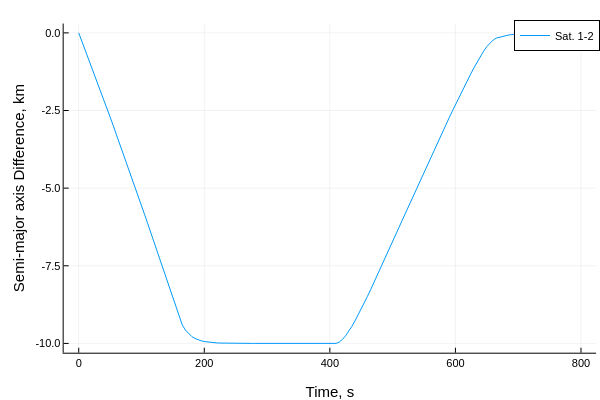

Notebook source saved alongside this figure:
### Code cell
plot(thist[1:end],a_mks*Δahist[1:end,1], label=permutedims(mylabel))
plot!(xlabel="Time, s", ylabel = "Semi-major axis Difference, km")

### Figure 1 — Plotly figure (JSON) as saved in the notebook; plotly's stock layout.template omitted (floating-point values rounded to 4 significant figures; data arrays with more than 128 entries replaced by an {"elided": "..."} marker saying what was removed)
{"data": [{"colorbar": {"title": ""}, "legendgroup": "Sat. 1-2", "line": {"color": "rgba(0, 154, 250, 1.000)", "dash": "solid", "shape": "linear", "width": 1}, "mode": "lines", "name": "Sat. 1-2", "showlegend": true, "type": "scatter", "x": {"elided": "161 int values"}, "xaxis": "x", "y": {"elided": "161 float values"}, "yaxis": "y", "zmax": null, "zmin": null}], "layout": {"annotations": [], "height": 400, "legend": {"bgcolor": "rgba(255, 255, 255, 1.000)", "bordercolor": "rgba(0, 0, 0, 1.000)", "borderwidth": 1, "font": {"color": "rgba(0, 0, 0, 1.000)", "family": "sans-serif", "size": 11}, "title": {"font": {"color": "rgba(0, 0, 0, 1.000)", "family": "sans-serif", "size": 15}, "text": ""}, "tracegroupgap": 0, "traceorder": "normal", "x": 1, "xanchor": "auto", "y": 1, "yanchor": "auto"}, "margin": {"b": 20, "l": 0, "r": 0, "t": 20}, "paper_bgcolor": "rgba(255, 255, 255, 1.000)", "plot_bgcolor": "rgba(255, 255, 255, 1.000)", "showlegend": true, "width": 600, "xaxis": {"anchor": "y", "domain": [0.1061, 0.9934], "gridcolor": "rgba(0, 0, 0, 0.100)", "gridwidth": 0.5, "linecolor": "rgba(0, 0, 0, 1.000)", "mirror": false, "range": [-24, 824], "showgrid": true, "showline": true, "showticklabels": true, "tickangle": 0, "tickcolor": "rgb(0, 0, 0)", "tickfont": {"color": "rgba(0, 0, 0, 1.000)", "family": "sans-serif", "size": 11}, "tickmode": "array", "ticks": "inside", "ticktext": ["0", "200", "400", "600", "800"], "tickvals": [0, 200, 400, 600, 800], "title": "Time, s", "titlefont": {"color": "rgba(0, 0, 0, 1.000)", "family": "sans-serif", "size": 15}, "type": "-", "visible": true, "zeroline": false, "zerolinecolor": "rgba(0, 0, 0, 1.000)"}, "yaxis": {"anchor": "x", "domain": [0.07581, 0.9902], "gridcolor": "rgba(0, 0, 0, 0.100)", "gridwidth": 0.5, "linecolor": "rgba(0, 0, 0, 1.000)", "mirror": false, "range": [-10.3, 0.3], "showgrid": true, "showline": true, "showticklabels": true, "tickangle": 0, "tickcolor": "rgb(0, 0, 0)", "tickfont": {"color": "rgba(0, 0, 0, 1.000)", "family": "sans-serif", "size": 11}, "tickmode": "array", "ticks": "inside", "ticktext": ["-10.0", "-7.5", "-5.0", "-2.5", "0.0"], "tickvals": [-10, -7.5, -5, -2.5, 0], "title": "Semi-major axis Difference, km", "titlefont": {"color": "rgba(0, 0, 0, 1.000)", "family": "sans-serif", "size": 15}, "type": "-", "visible": true, "zeroline": false, "zerolinecolor": "rgba(0, 0, 0, 1.000)"}}}
